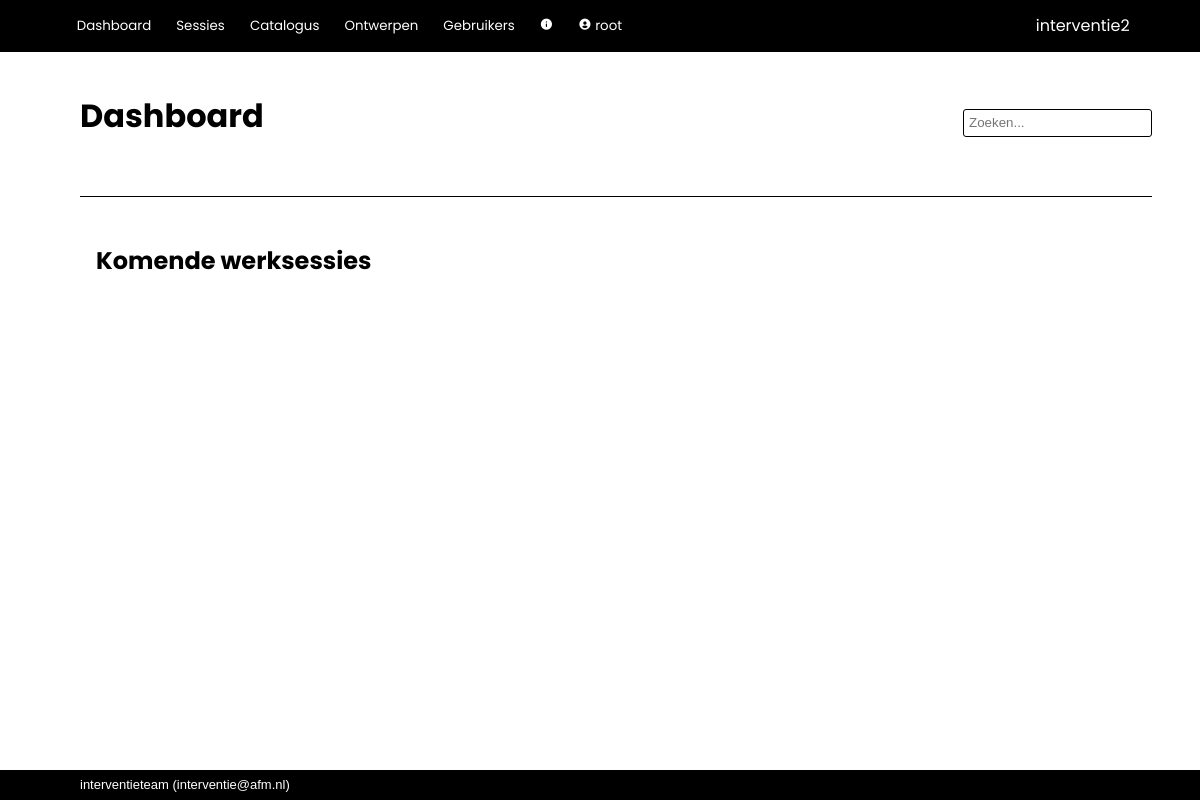
Before: / (signed in) with the older database file.
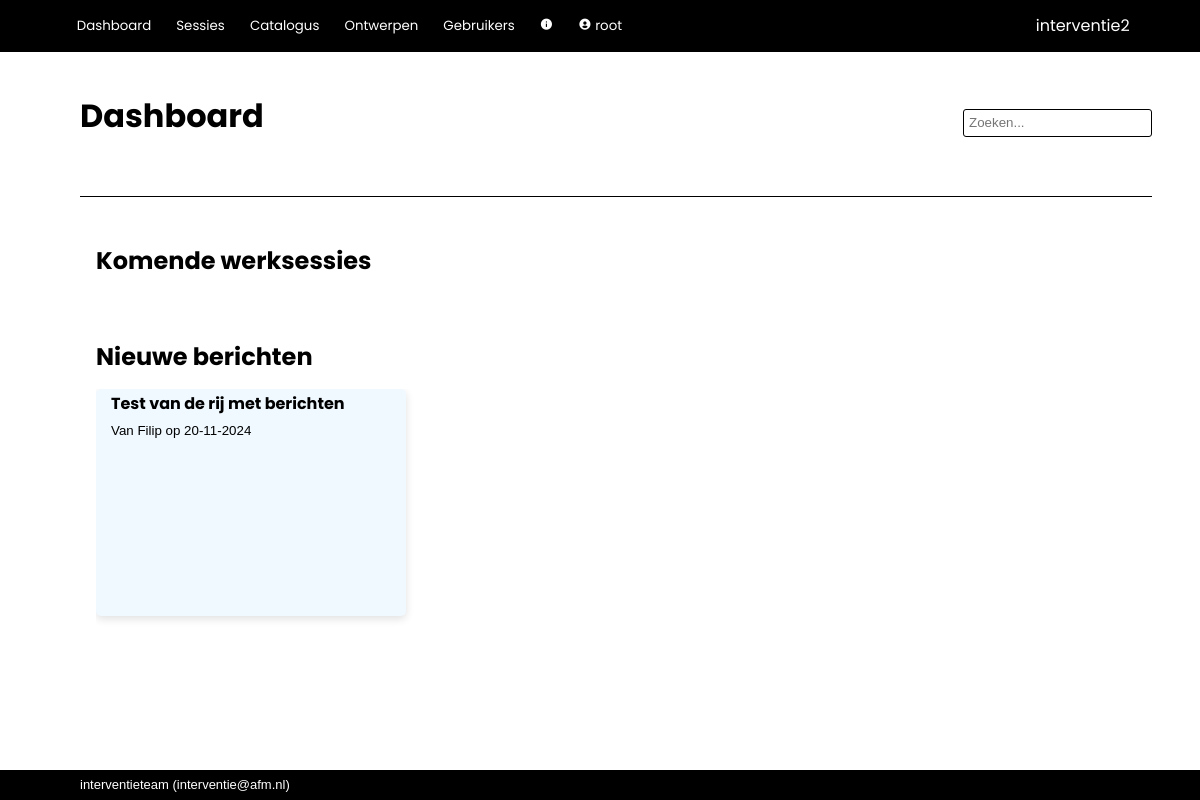
After: the same page with the newer database file.
### interventie2/models.py (models this page shows, shortened)
class Message(db.Model):
    __tablename__ = 'messages'
    id            = db.Column(db.Integer, primary_key=True)
    date_created  = db.Column(db.DateTime(timezone=True), server_default=func.now())
    deliver_after = db.Column(db.DateTime(timezone=True), server_default=func.now())
    subject       = db.Column(db.String(500), nullable=False, default="")
    body          = db.Column(db.String(2000), nullable=False, default="")
    sender_id     = db.Column(db.Integer, db.ForeignKey('users.id'))
    recipient_id  = db.Column(db.Integer, db.ForeignKey('users.id'), nullable=False)
    unread        = db.Column(db.Boolean, nullable=False, default=True)
    archived      = db.Column(db.Boolean, nullable=False, default=True)
    system        = db.Column(db.Boolean, nullable=False, default=True)
    sender = relationship('User', foreign_keys=[sender_id])
    recipient = relationship('User', foreign_keys=[recipient_id])

class User(db.Model, UserMixin):
    __tablename__ = 'users'
    id            = db.Column(db.Integer, primary_key=True)
    name          = db.Column(db.String(80), nullable=False, unique=True)
    password      = db.Column(db.String(200), nullable=False)
    role_id       = db.Column(db.Integer, db.ForeignKey('roles.id'), nullable=False, default=4) #references roles.id
    description   = db.Column(db.String(2000), nullable=False, default="")
    email         = db.Column(db.String(254))
    link          = db.Column(db.String(1000))
    active        = db.Column(db.Boolean, nullable=False, default=True)
    date_created  = db.Column(db.DateTime(timezone=True), server_default=func.now())
    last_seen     = db.Column(db.DateTime(timezone=True), server_default=func.now())
    role = relationship('Role')
    messages = relationship('Message', back_populates='recipient', foreign_keys="Message.recipient_id", cascade='all, delete-orphan')
    messages_sent = relationship('Message', back_populates='sender', foreign_keys="Message.sender_id")
    worksession = relationship('Worksession', back_populates='creator')
    plan = relationship('Plan', back_populates='creator')
    allowed_worksessions = relationship('Worksession', secondary='worksession_access', back_populates='allowed_users')
    owned_instruments = relationship('Instrument', back_populates='owner')
    def unread_messages(self):
        return sum(1 for message in self.messages if (message.unread) and (message.deliver_after.date() <= date.today()))
    def unread_message_alert(self):
        return self.unread_messages() > 0
    def unread_messages_list(self):
        unread_messages = []
        for message in self.messages:
            if (message.unread) and (message.deliver_after.date() <= date.today()):
                unread_messages.append(message)
        return unread_messages

### interventie2/main/routes.py (the view)
@main.route('/', methods=['GET', 'POST'])
@login_required
def index():
	information = { "past_worksessions":  Worksession.query.filter(Worksession.date < datetime.today().date()).order_by(Worksession.name).count(),
					"current_worksessions":  Worksession.query.filter(Worksession.date == datetime.today().date()).order_by(Worksession.name).count(),
				    "next_worksessions":  Worksession.query.filter(Worksession.date > datetime.today().date()).order_by(Worksession.name).count(),
					"instruments": Instrument.query.order_by(Instrument.name).count(),
					"your_past_worksessions":  Worksession.query.filter(Worksession.date < datetime.today().date()).filter(Worksession.creator == current_user).order_by(Worksession.name).count(),
					"your_current_worksessions": Worksession.query.filter(Worksession.date == datetime.today().date()).filter(Worksession.creator == current_user).order_by(Worksession.name).count(),
				    "your_next_worksessions":  Worksession.query.filter(Worksession.date > datetime.today().date()).filter(Worksession.creator == current_user).order_by(Worksession.name).count(),
					"your_instruments": Instrument.query.filter(Instrument.owner == current_user).order_by(Instrument.name).count() }
	next_worksessions = Worksession.query.filter(Worksession.date >= datetime.today().date()).order_by(Worksession.date)
	worksessions = Worksession.query.filter(Worksession.archived==False).order_by(Worksession.date)
	question_sets =  QuestionSet.query.order_by(QuestionSet.name)
	return render_template('main/index.html',
						information=information,
						worksessions=worksessions,
						next_worksessions=next_worksessions,
						question_sets=question_sets,
						today=datetime.today().date())

### interventie2/models.py (called while the page is built)
@login_manager.user_loader
def load_user(user_id):
    return User.query.get(user_id)

### interventie2/main/templates/main/index.html (shortened to what this page needs)
{% extends 'base.html' %}
{% block page_title %}
Dashboard
{% endblock %}
{% block body %}
        <h1>Komende werksessies</h1>
        <div class="card_area">
        </div>
{% if current_user.unread_message_alert() %}
    <h1>Nieuwe berichten</h1>
        <div class="card_row">
            {% for message in current_user.unread_messages_list() %}
            <a href="{{ url_for('admin.message', message_id=message.id) }}">
                <div class="card">
                    <div class="card_title">{{ message.subject }}</div>
                    <div class="card_info">
                        {% if message.sender.name|length >0 %}
                        Van {{ message.sender.name }} op
                        {% endif %}
                        {{ message.deliver_after.strftime('%d-%m-%Y') }}
                    </div>
                    <div class="card_description">
                    </div>
                </div>
            </a>
            {% endfor %}
        </div>
{% endif %}
{% endblock %}

Changed rows visible on the page:
added Message: subject "Test van de rij met berichten", sender.name "Filip", deliver_after "20-11-2024"
Other visible differences:
text now shown: "Nieuwe berichten"
